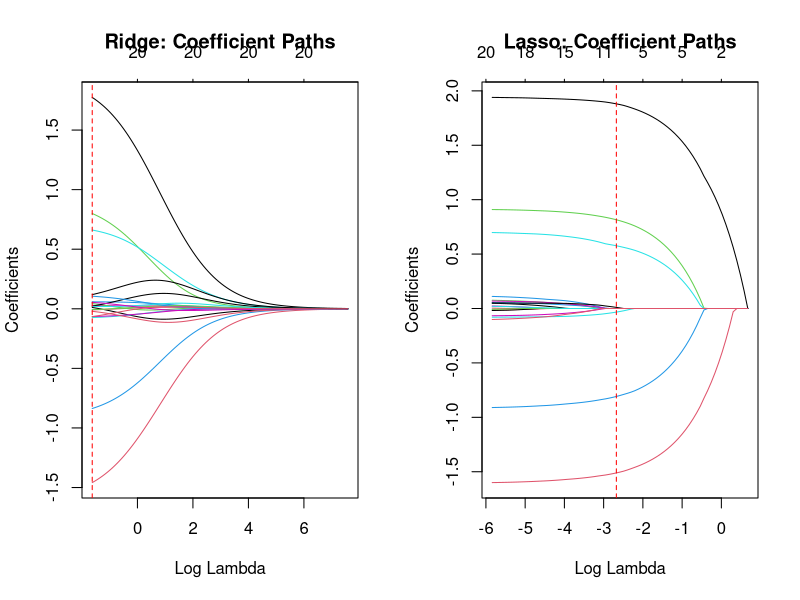
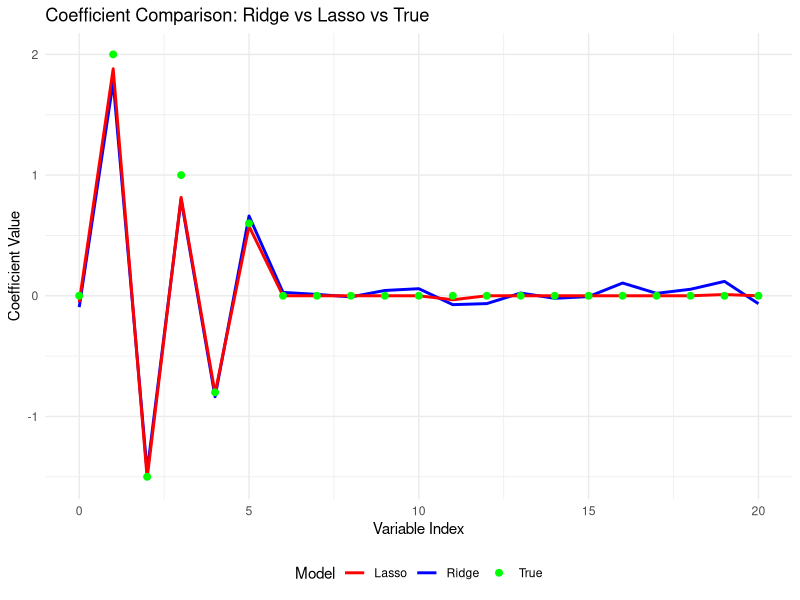

Write the R code that produced these figures, in order.
# Regularization Comparison: Ridge vs Lasso
# This script demonstrates ridge and lasso regression using the glmnet package

# Load required libraries
library(glmnet)
library(ggplot2)
library(dplyr)

# Set random seed for reproducibility
set.seed(42)

# Generate synthetic data
n <- 100
p <- 20
X <- matrix(rnorm(n * p), n, p)
true_beta <- rep(0, p)
true_beta[1:5] <- c(2, -1.5, 1, -0.8, 0.6)
y <- X %*% true_beta + 0.5 * rnorm(n)

# Split data into training and test sets
train_idx <- sample(1:n, 0.7 * n)
X_train <- X[train_idx, ]
X_test <- X[-train_idx, ]
y_train <- y[train_idx]
y_test <- y[-train_idx]

cat("=== REGULARIZATION COMPARISON: RIDGE VS LASSO ===\n")
cat("Sample size:", n, "\n")
cat("Number of predictors:", p, "\n")
cat("Training set size:", length(train_idx), "\n")
cat("Test set size:", n - length(train_idx), "\n")
cat("True non-zero coefficients:", sum(true_beta != 0), "\n\n")

# Fit ridge regression with cross-validation
cat("=== RIDGE REGRESSION ===\n")
ridge_cv <- cv.glmnet(X_train, y_train, alpha = 0, standardize = TRUE)
ridge_fit <- glmnet(X_train, y_train, alpha = 0, lambda = ridge_cv$lambda.min)

cat("Best ridge lambda:", round(ridge_cv$lambda.min, 4), "\n")
cat("Ridge CV MSE:", round(min(ridge_cv$cvm), 4), "\n")

# Fit lasso regression with cross-validation
cat("\n=== LASSO REGRESSION ===\n")
lasso_cv <- cv.glmnet(X_train, y_train, alpha = 1, standardize = TRUE)
lasso_fit <- glmnet(X_train, y_train, alpha = 1, lambda = lasso_cv$lambda.min)

cat("Best lasso lambda:", round(lasso_cv$lambda.min, 4), "\n")
cat("Lasso CV MSE:", round(min(lasso_cv$cvm), 4), "\n")

# Plot coefficient paths
par(mfrow = c(1, 2))

# Ridge coefficient paths
plot(ridge_cv$glmnet.fit, xvar = "lambda", main = "Ridge: Coefficient Paths")
abline(v = log(ridge_cv$lambda.min), col = "red", lty = 2)

# Lasso coefficient paths
plot(lasso_cv$glmnet.fit, xvar = "lambda", main = "Lasso: Coefficient Paths")
abline(v = log(lasso_cv$lambda.min), col = "red", lty = 2)

# Make predictions on test set
ridge_pred <- predict(ridge_fit, newx = X_test)
lasso_pred <- predict(lasso_fit, newx = X_test)

# Calculate R-squared for both models
ridge_r2 <- 1 - sum((y_test - ridge_pred)^2) / sum((y_test - mean(y_test))^2)
lasso_r2 <- 1 - sum((y_test - lasso_pred)^2) / sum((y_test - mean(y_test))^2)

# Calculate MSE for both models
ridge_mse <- mean((y_test - ridge_pred)^2)
lasso_mse <- mean((y_test - lasso_pred)^2)

# Model comparison results
cat("\n=== MODEL COMPARISON ===\n")
cat("Ridge R²:", round(ridge_r2, 4), "\n")
cat("Lasso R²:", round(lasso_r2, 4), "\n")
cat("Ridge MSE:", round(ridge_mse, 4), "\n")
cat("Lasso MSE:", round(lasso_mse, 4), "\n")
cat("Ridge non-zero coefficients:", sum(coef(ridge_fit) != 0), "\n")
cat("Lasso non-zero coefficients:", sum(coef(lasso_fit) != 0), "\n")

# Extract coefficients for comparison
ridge_coef <- as.vector(coef(ridge_fit))
lasso_coef <- as.vector(coef(lasso_fit))

# Create coefficient comparison plot
coef_comparison <- data.frame(
  Variable = 0:p,
  Ridge = ridge_coef,
  Lasso = lasso_coef,
  True = c(0, true_beta)  # Include intercept
)

# Plot coefficient comparison
ggplot(coef_comparison, aes(x = Variable)) +
  geom_line(aes(y = Ridge, color = "Ridge"), size = 1) +
  geom_line(aes(y = Lasso, color = "Lasso"), size = 1) +
  geom_point(aes(y = True, color = "True"), size = 2) +
  scale_color_manual(values = c("Ridge" = "blue", "Lasso" = "red", "True" = "green")) +
  labs(title = "Coefficient Comparison: Ridge vs Lasso vs True",
       x = "Variable Index",
       y = "Coefficient Value",
       color = "Model") +
  theme_minimal() +
  theme(legend.position = "bottom")

# Print coefficient summary
cat("\n=== COEFFICIENT SUMMARY ===\n")
cat("True non-zero coefficients (indices):", which(true_beta != 0), "\n")
cat("Ridge non-zero coefficients (indices):", which(ridge_coef[-1] != 0), "\n")
cat("Lasso non-zero coefficients (indices):", which(lasso_coef[-1] != 0), "\n")

# Calculate coefficient accuracy
ridge_accuracy <- sum((ridge_coef[-1] != 0) == (true_beta != 0)) / p
lasso_accuracy <- sum((lasso_coef[-1] != 0) == (true_beta != 0)) / p

cat("\n=== VARIABLE SELECTION ACCURACY ===\n")
cat("Ridge variable selection accuracy:", round(ridge_accuracy, 4), "\n")
cat("Lasso variable selection accuracy:", round(lasso_accuracy, 4), "\n")

# Key insights
cat("\n=== KEY INSIGHTS ===\n")
cat("1. Ridge regression keeps all variables but shrinks coefficients\n")
cat("2. Lasso regression performs automatic variable selection\n")
cat("3. Cross-validation helps select optimal regularization parameters\n")
cat("4. Lasso provides sparsity while ridge provides stability\n")
cat("5. Both methods can improve prediction accuracy over OLS\n")

# Return results for further analysis
results <- list(
  ridge_cv = ridge_cv,
  lasso_cv = lasso_cv,
  ridge_fit = ridge_fit,
  lasso_fit = lasso_fit,
  ridge_coef = ridge_coef,
  lasso_coef = lasso_coef,
  ridge_r2 = ridge_r2,
  lasso_r2 = lasso_r2,
  ridge_mse = ridge_mse,
  lasso_mse = lasso_mse,
  true_beta = true_beta
)

cat("\n=== ANALYSIS COMPLETE ===\n")
cat("Results stored in 'results' object for further analysis\n")
